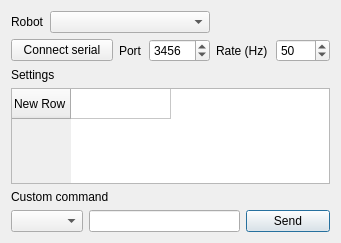
<?xml version="1.0" encoding="UTF-8"?>
<ui version="4.0">
 <class>ControllerDialog</class>
 <widget class="QDialog" name="ControllerDialog">
  <property name="geometry">
   <rect>
    <x>0</x>
    <y>0</y>
    <width>341</width>
    <height>243</height>
   </rect>
  </property>
  <property name="windowTitle">
   <string>Controller</string>
  </property>
  <layout class="QGridLayout" name="gridLayout">
   <item row="5" column="2" colspan="4">
    <widget class="QLineEdit" name="lineEdit"/>
   </item>
   <item row="5" column="0" colspan="2">
    <widget class="QComboBox" name="comboBox"/>
   </item>
   <item row="5" column="6" colspan="2">
    <widget class="QPushButton" name="pushButton_2">
     <property name="text">
      <string>Send</string>
     </property>
    </widget>
   </item>
   <item row="1" column="5" colspan="2">
    <widget class="QLabel" name="label_4">
     <property name="text">
      <string>Rate (Hz)</string>
     </property>
    </widget>
   </item>
   <item row="0" column="0">
    <widget class="QLabel" name="label">
     <property name="text">
      <string>Robot</string>
     </property>
    </widget>
   </item>
   <item row="4" column="0" colspan="3">
    <widget class="QLabel" name="label_5">
     <property name="text">
      <string>Custom command</string>
     </property>
    </widget>
   </item>
   <item row="1" column="3">
    <widget class="QLabel" name="label_3">
     <property name="text">
      <string>Port</string>
     </property>
    </widget>
   </item>
   <item row="1" column="0" colspan="3">
    <widget class="QPushButton" name="pushButton">
     <property name="text">
      <string>Connect serial</string>
     </property>
    </widget>
   </item>
   <item row="1" column="7">
    <widget class="QSpinBox" name="spn_rate">
     <property name="maximum">
      <number>1000</number>
     </property>
     <property name="value">
      <number>50</number>
     </property>
    </widget>
   </item>
   <item row="2" column="0" colspan="3">
    <widget class="QLabel" name="label_2">
     <property name="text">
      <string>Settings</string>
     </property>
    </widget>
   </item>
   <item row="3" column="0" colspan="8">
    <widget class="QTableWidget" name="tableWidget">
     <property name="styleSheet">
      <string notr="true">font: 75 9pt &quot;Ubuntu&quot;;</string>
     </property>
     <property name="columnCount">
      <number>1</number>
     </property>
     <attribute name="horizontalHeaderVisible">
      <bool>false</bool>
     </attribute>
     <row>
      <property name="text">
       <string>New Row</string>
      </property>
     </row>
     <column>
      <property name="text">
       <string>Setting</string>
      </property>
     </column>
     <item row="0" column="0">
      <property name="text">
       <string/>
      </property>
     </item>
    </widget>
   </item>
   <item row="1" column="4">
    <widget class="QSpinBox" name="spn_port">
     <property name="maximum">
      <number>65535</number>
     </property>
     <property name="value">
      <number>3456</number>
     </property>
    </widget>
   </item>
   <item row="0" column="1" colspan="4">
    <widget class="QComboBox" name="cmb_robot"/>
   </item>
  </layout>
 </widget>
 <resources/>
 <connections>
  <connection>
   <sender>pushButton_2</sender>
   <signal>clicked()</signal>
   <receiver>ControllerDialog</receiver>
   <slot>OnSendCommand()</slot>
   <hints>
    <hint type="sourcelabel">
     <x>259</x>
     <y>213</y>
    </hint>
    <hint type="destinationlabel">
     <x>329</x>
     <y>141</y>
    </hint>
   </hints>
  </connection>
  <connection>
   <sender>pushButton</sender>
   <signal>clicked()</signal>
   <receiver>ControllerDialog</receiver>
   <slot>OnConnectSerial()</slot>
   <hints>
    <hint type="sourcelabel">
     <x>87</x>
     <y>48</y>
    </hint>
    <hint type="destinationlabel">
     <x>184</x>
     <y>-6</y>
    </hint>
   </hints>
  </connection>
  <connection>
   <sender>tableWidget</sender>
   <signal>itemChanged(QTableWidgetItem*)</signal>
   <receiver>ControllerDialog</receiver>
   <slot>OnCellEdited(QTableWidgetItem*)</slot>
   <hints>
    <hint type="sourcelabel">
     <x>241</x>
     <y>118</y>
    </hint>
    <hint type="destinationlabel">
     <x>275</x>
     <y>17</y>
    </hint>
   </hints>
  </connection>
  <connection>
   <sender>cmb_robot</sender>
   <signal>currentIndexChanged(int)</signal>
   <receiver>ControllerDialog</receiver>
   <slot>OnRobotChange(int)</slot>
   <hints>
    <hint type="sourcelabel">
     <x>140</x>
     <y>15</y>
    </hint>
    <hint type="destinationlabel">
     <x>214</x>
     <y>15</y>
    </hint>
   </hints>
  </connection>
 </connections>
 <slots>
  <slot>OnSendCommand()</slot>
  <slot>OnConnectSerial()</slot>
  <slot>OnCellEdited(QTableWidgetItem*)</slot>
  <slot>OnRobotChange(int)</slot>
 </slots>
</ui>
